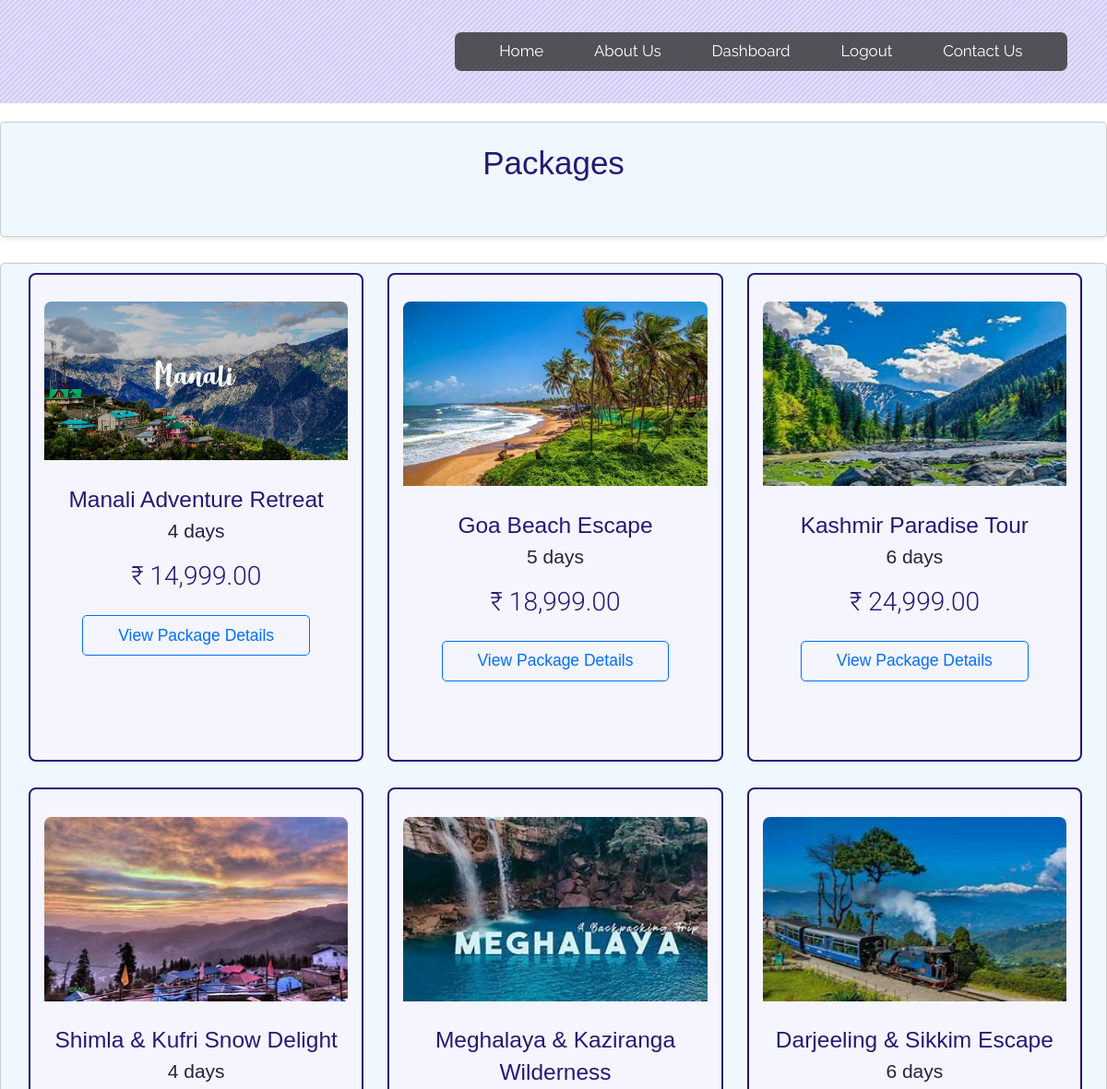
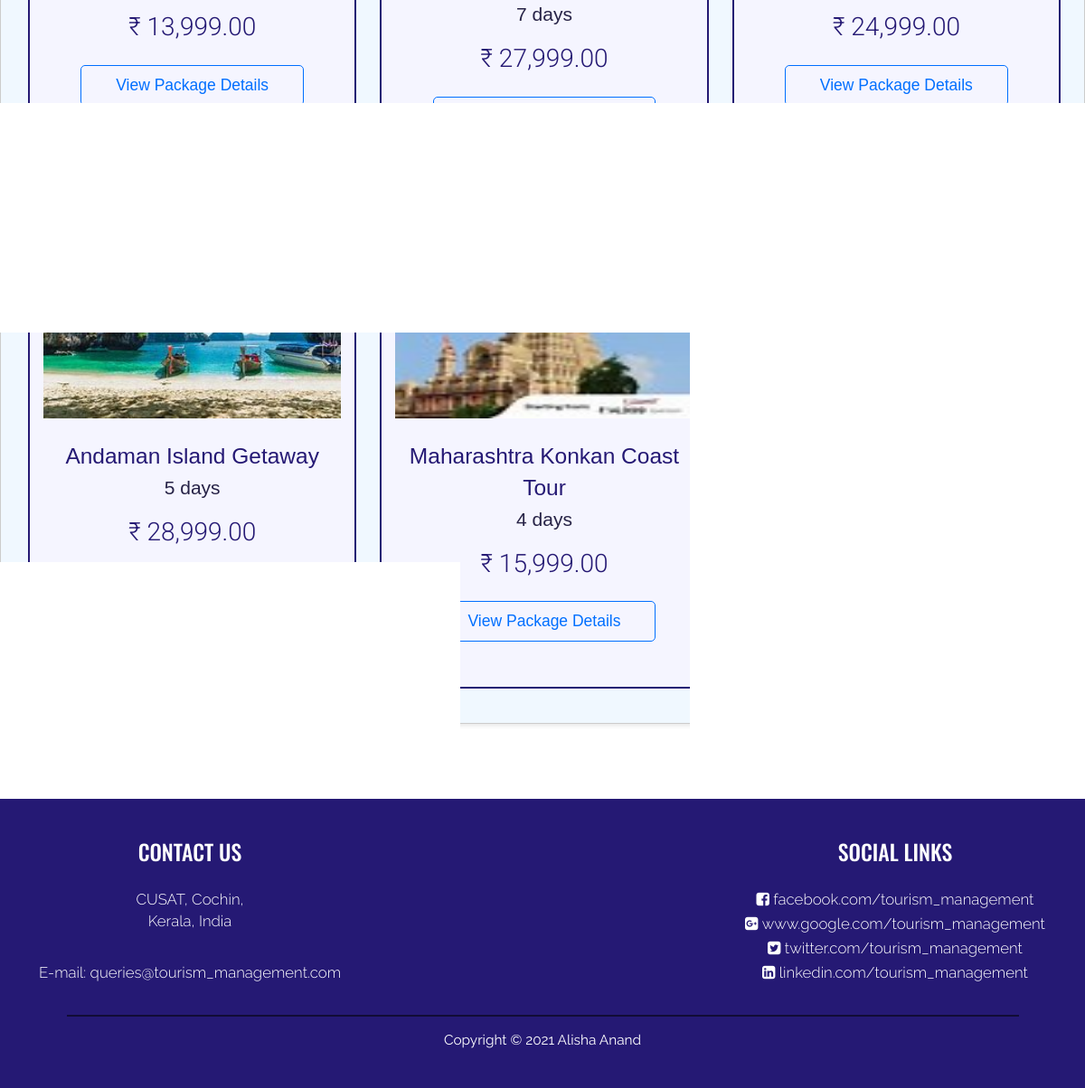
The app's page /packages.php (signed in) with its own data (2 pictures, top to bottom).
### tables this page shows
CREATE TABLE `packages` (
  `packageID` int(11) NOT NULL,
  `packageName` varchar(255) NOT NULL,
  `packageDescription` text NOT NULL,
  `packageDestination` varchar(255) NOT NULL,
  `packageDays` int(11) NOT NULL,
  `packageNights` int(11) NOT NULL,
  `packageAccommodation` varchar(255) NOT NULL,
  `packageTransportation` varchar(255) NOT NULL,
  `packageMeals` varchar(255) NOT NULL,
  `packageActivities` text NOT NULL,
  `packagePrice` decimal(10,2) NOT NULL,
  `packageDiscountPrice` decimal(10,2) DEFAULT 0.00,
  `packageOffer` tinyint(1) DEFAULT 0,
  `packageRating` decimal(3,2) DEFAULT 0.00,
  `packageTotalRatings` int(11) DEFAULT 0,
  `packageImages` text DEFAULT NULL,
  `createdAt` timestamp NOT NULL DEFAULT current_timestamp(),
  `updatedAt` timestamp NOT NULL DEFAULT current_timestamp() ON UPDATE current_timestamp(),
  `date` date DEFAULT NULL
);

### packages.php (the view, shortened to what this page needs)
<!DOCTYPE html>
<html lang="en">
<head>
  <link href="css/main.css" rel="stylesheet">
  <link href="css/bootstrap.min.css" rel="stylesheet">
  <link href="https://maxcdn.bootstrapcdn.com/font-awesome/4.7.0/css/font-awesome.min.css" rel="stylesheet">
</head>
<body>
  <?php include("common/headerLoggedIn.php"); ?>
  <?php
  require 'db_connection.php';
  $city = isset($_GET["city"]) ? trim($_GET["city"]) : "";
  ?>
  <div class="searchPackages">
    <div class="query">Packages <?php echo $city ? "in " . htmlspecialchars($city) : ""; ?></div>
  </div>
  <?php
  $sql = "SELECT * FROM packages";
  $result = $conn->query($sql);
  $rowcount = $result ? $result->num_rows : 0;
  ?>
  <div class="col-sm-12 searchPackages">
    <?php
    if ($rowcount > 0) {
      while ($row = $result->fetch_assoc()) {
           $imageArray = explode(",", $row["packageImages"]);
           $packageImage = isset($imageArray[0]) ? trim($imageArray[0]) : "";
        if (!empty($packageImage) && !file_exists($packageImage)) {
          $packageImage =  "management/" . $packageImage;
        }
        ?>
        <div class="col-sm-4 text-center">
          <div class="col-sm-12 listItem">
            <div class="col-sm-12 imageContainer text-center">
        <img src="<?php echo htmlspecialchars($packageImage); ?>"
             alt="<?php echo htmlspecialchars($row["packageName"]); ?>"
             style="width:100%; height:auto; max-height:200px;">
            </div>
            <div class="col-sm-12 packageName"> <?php echo htmlspecialchars($row["packageName"]); ?> </div>
            <div class="col-sm-12 durationContainer"> <?php echo $row["packageDays"] . " days"; ?> </div>
            <div class="col-sm-12 priceContainer"> ₹ <?php echo number_format($row["packagePrice"], 2); ?> </div>
            <div class="col-sm-12 view">
              <a href="packageDetails.php?packageID=<?php echo $row["packageID"]; ?>">
                <input type="button" class="viewDetails" name="viewDetails" value="View Package Details" />
              </a>
            </div>
          </div>
        </div>
        <?php
      }
    } else {
      ?>
      <div class="col-sm-12 searchPackages">
        <div class="noPackages">No packages found.</div>
      </div>
      <?php
    }
    ?>
  </div>
  <?php include("common/footer.php"); ?>
</body>
</html>

### common/headerLoggedIn.php (shortened to what this page needs)
<div class="header col-sm-12">
		<div class="col-sm-12">
			<div class="header">
				<div class="col-sm-8">
				<div class="headerMenu">
					<ul>
						<a href="index.php"><li>Home</li></a>
						<a href="aboutUs.php"><li>About Us</li></a>
						<a href="userDashboardProfile.php"><li>Dashboard</li></a>
						<a href="logout.php"><li>Logout</li></a>
						<a href="contactUs.php"><li>Contact Us</li></a>
					</ul>
				</div>
			</div>
			</div>
		</div>
</div>

### common/footer.php
<div class="footer col-sm-12">
	<div class="col-sm-4">
		<div class="footerHeading">
			Contact Us
		</div>
		<div class="footerText">
			CUSAT, Cochin, <br> Kerala, India
		</div>
		<div class="footerText">
			E-mail: queries@tourism_management.com
		</div>
	</div>
	<div class="col-sm-4">
	</div>
	<div class="col-sm-4">
		<div class="footerHeading">
			Social Links
		</div>
		<div class="socialLinks">
			<div class="fb">
				facebook.com/tourism_management
			</div>
			<div class="gp">
				www.google.com/tourism_management
			</div>
			<div class="tw">
				twitter.com/tourism_management
			</div>
			<div class="in">
				linkedin.com/tourism_management
			</div>
		</div>
	</div>
	<div class="col-sm-12">
	<div class="copyrightContainer">
		<div class="copyright">
		Copyright &copy; 2021 Alisha Anand
		</div>
	</div>
	</div>
</div>

### records on screen
packages: shows a picture, packageName "Manali Adventure Retreat", packageDays "4", packagePrice "14,999.00"
packages: shows a picture, packageName "Goa Beach Escape", packageDays "5", packagePrice "18,999.00"
packages: shows a picture, packageName "Kashmir Paradise Tour", packageDays "6", packagePrice "24,999.00"
packages: shows a picture, packageName "Shimla & Kufri Snow Delight", packageDays "4", packagePrice "13,999.00"
packages: shows a picture, packageName "Meghalaya & Kaziranga Wilderness", packageDays "7", packagePrice "27,999.00"
packages: shows a picture, packageName "Darjeeling & Sikkim Escape", packageDays "6", packagePrice "24,999.00"
packages: shows a picture, packageName "Andaman Island Getaway", packageDays "5", packagePrice "28,999.00"
packages: shows a picture, packageName "Maharashtra Konkan Coast Tour", packageDays "4", packagePrice "15,999.00"
